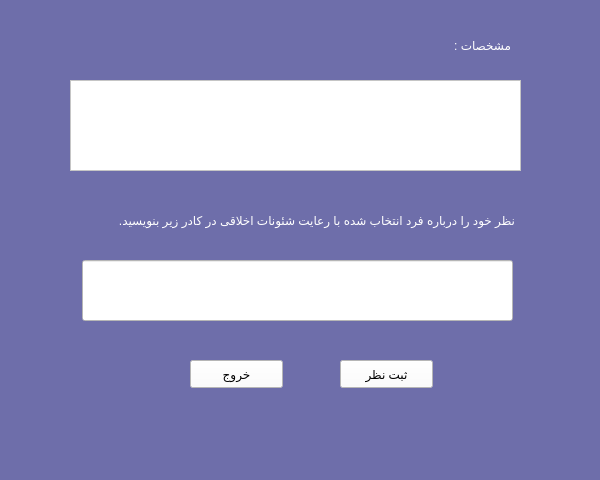
<?xml version="1.0" encoding="UTF-8"?>
<ui version="4.0">
 <class>user_addcomment</class>
 <widget class="QWidget" name="user_addcomment">
  <property name="geometry">
   <rect>
    <x>0</x>
    <y>0</y>
    <width>600</width>
    <height>480</height>
   </rect>
  </property>
  <property name="windowTitle">
   <string>Add Comment</string>
  </property>
  <property name="styleSheet">
   <string notr="true">background-color:rgb(110, 110, 170)</string>
  </property>
  <widget class="QLabel" name="label">
   <property name="geometry">
    <rect>
     <x>430</x>
     <y>30</y>
     <width>81</width>
     <height>31</height>
    </rect>
   </property>
   <property name="styleSheet">
    <string notr="true">color : white;</string>
   </property>
   <property name="text">
    <string>مشخصات :</string>
   </property>
  </widget>
  <widget class="QTableView" name="tableView">
   <property name="geometry">
    <rect>
     <x>70</x>
     <y>80</y>
     <width>451</width>
     <height>91</height>
    </rect>
   </property>
   <property name="styleSheet">
    <string notr="true">background-color:white;
color: rgb(0, 0, 0);</string>
   </property>
  </widget>
  <widget class="QLabel" name="label_2">
   <property name="geometry">
    <rect>
     <x>74</x>
     <y>210</y>
     <width>441</width>
     <height>21</height>
    </rect>
   </property>
   <property name="styleSheet">
    <string notr="true">color : white;</string>
   </property>
   <property name="text">
    <string>نظر خود را درباره فرد انتخاب شده با رعایت شئونات اخلاقی در کادر زیر بنویسید.</string>
   </property>
  </widget>
  <widget class="QLineEdit" name="lineEdit">
   <property name="geometry">
    <rect>
     <x>82</x>
     <y>260</y>
     <width>431</width>
     <height>61</height>
    </rect>
   </property>
   <property name="styleSheet">
    <string notr="true">background-color:white;
color: rgb(0, 0, 0);</string>
   </property>
  </widget>
  <widget class="QPushButton" name="pushButton">
   <property name="geometry">
    <rect>
     <x>340</x>
     <y>360</y>
     <width>93</width>
     <height>28</height>
    </rect>
   </property>
   <property name="styleSheet">
    <string notr="true">background-color:white;
color: rgb(0, 0, 0);</string>
   </property>
   <property name="text">
    <string>ثبت نظر</string>
   </property>
  </widget>
  <widget class="QPushButton" name="pushButton_2">
   <property name="geometry">
    <rect>
     <x>190</x>
     <y>360</y>
     <width>93</width>
     <height>28</height>
    </rect>
   </property>
   <property name="styleSheet">
    <string notr="true">background-color:white;
color: rgb(0, 0, 0);</string>
   </property>
   <property name="text">
    <string>خروج</string>
   </property>
  </widget>
 </widget>
 <resources/>
 <connections/>
</ui>
